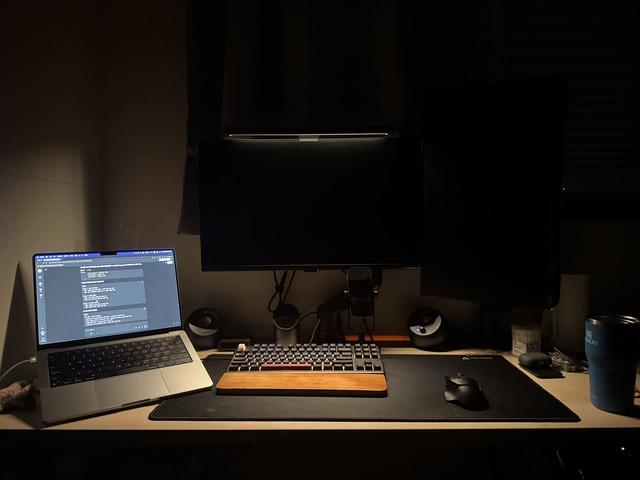
#> input picture images_640x480/he_dark_indoor.jpg, 640 x 480 px, found by its file name
$ python create_he_timelapse.py
#> lines starting #> are read from the running program, lines starting #| are printed output that depends on the picture
#!/usr/bin/env python3
"""Create HE parameter sweep timelapse video"""

import cv2
import numpy as np
import os
from itertools import product
from PIL import Image
import imageio

def create_frame(original, tile_size, clip_limit, frame_idx):
    """Create a single frame with original and CLAHE result side by side"""

    # Apply CLAHE in YUV space
    yuv = cv2.cvtColor(original, cv2.COLOR_BGR2YUV)
    clahe = cv2.createCLAHE(clipLimit=clip_limit, tileGridSize=tile_size)
    yuv[:,:,0] = clahe.apply(yuv[:,:,0])
    result = cv2.cvtColor(yuv, cv2.COLOR_YUV2BGR)

    # Create side-by-side image
    h, w = original.shape[:2]
    combined = np.zeros((h, w*2 + 20, 3), dtype=np.uint8)
    combined[:, :w] = original
    combined[:, w+20:] = result

    # Add separator line
    combined[:, w:w+20] = 255

    # Add text overlay
    text = f"tile={tile_size[0]}x{tile_size[1]} clip={clip_limit:.1f}"
    font = cv2.FONT_HERSHEY_SIMPLEX
    font_scale = 1.5
    thickness = 3

    # Get text size
    text_size = cv2.getTextSize(text, font, font_scale, thickness)[0]

    # Add background rectangle for text
    cv2.rectangle(combined, (10, 10), (text_size[0] + 20, text_size[1] + 30),
                 (0, 0, 0), -1)

    # Add text
    cv2.putText(combined, text, (15, 35), font, font_scale, (255, 255, 255),
               thickness, cv2.LINE_AA)

    # Add labels
    label_font_scale = 1.0
    label_thickness = 2

    # "Original" label
    cv2.rectangle(combined, (10, h-50), (150, h-10), (0, 0, 0), -1)
    cv2.putText(combined, "Original", (20, h-25), font, label_font_scale,
               (255, 255, 255), label_thickness, cv2.LINE_AA)

    # "CLAHE" label
    cv2.rectangle(combined, (w+30, h-50), (w+150, h-10), (0, 0, 0), -1)
    cv2.putText(combined, "CLAHE", (w+40, h-25), font, label_font_scale,
               (255, 255, 255), label_thickness, cv2.LINE_AA)

    return combined

def create_transition_frames(frame1, frame2, num_frames=15):
    """Create smooth transition frames between two frames"""
    frames = []
    for i in range(num_frames):
        alpha = i / (num_frames - 1)
        blended = cv2.addWeighted(frame1, 1-alpha, frame2, alpha, 0)
        frames.append(blended)
    return frames

def main():
    print("Creating HE parameter sweep timelapse...")

    # Load original image
    original = cv2.imread('images/he_dark_indoor.jpg')
#> original is the input picture: shape (480, 640, 3); mean B, G, R 22.8, 27.3, 32.5

    # Parameters to sweep
    tile_sizes = [(8, 8), (16, 16)]
    clip_limits = [2.0, 2.5, 3.0]

    # Create output directory
    os.makedirs('results/video', exist_ok=True)
    os.makedirs('results/video/frames', exist_ok=True)

    # Generate frames
    all_frames = []
    frame_paths = []
    frame_idx = 0

    print("Generating frames...")
    prev_frame = None

    for tile_size, clip_limit in product(tile_sizes, clip_limits):
        print(f"  Creating frame for tile={tile_size}, clip={clip_limit}")

        # Create main frame
        frame = create_frame(original, tile_size, clip_limit, frame_idx)

        # Add transition frames if not first frame
        if prev_frame is not None:
            transition_frames = create_transition_frames(prev_frame, frame)
            for t_frame in transition_frames:
                frame_path = f'results/video/frames/frame_{frame_idx:04d}.png'
                cv2.imwrite(frame_path, t_frame)
                frame_paths.append(frame_path)
                all_frames.append(t_frame)
                frame_idx += 1

        # Hold main frame for 1 second (30 frames at 30fps)
        for _ in range(30):
            frame_path = f'results/video/frames/frame_{frame_idx:04d}.png'
            cv2.imwrite(frame_path, frame)
            frame_paths.append(frame_path)
            all_frames.append(frame)
            frame_idx += 1

        prev_frame = frame
#> this loop made 6 passes
#> pass 1, in create_frame, `result = cv2.cvtColor(yuv, cv2.COLOR_YUV2BGR)`:
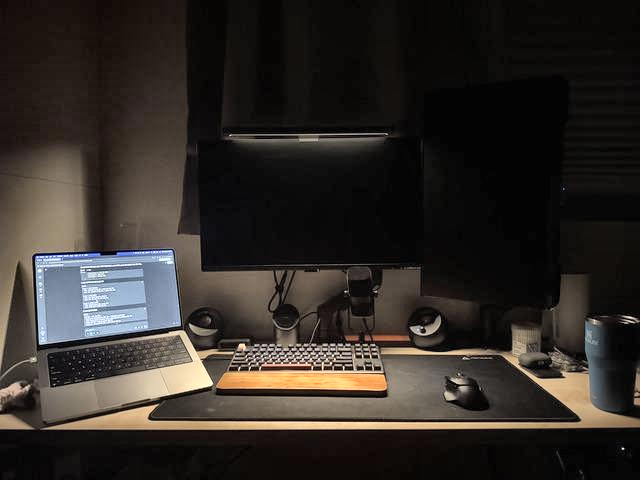
#> result: shape (480, 640, 3); mean B, G, R 39.5, 43.8, 49
#> pass 1, in main, `frame = create_frame(original, tile_size, clip_limit, frame_idx)`:
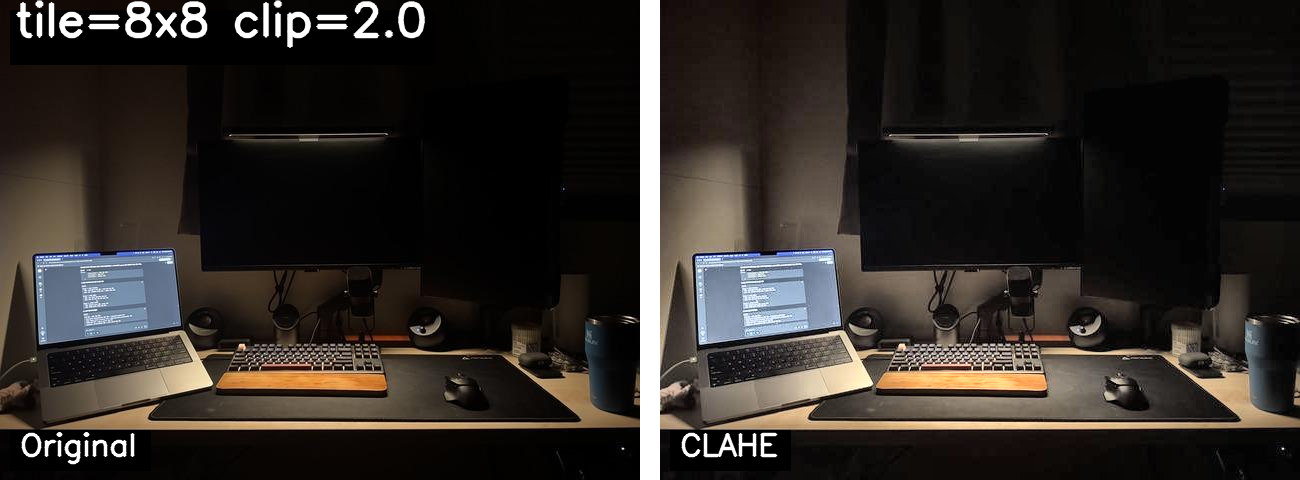
#> frame: shape (480, 1300, 3); mean B, G, R 37.2, 41.4, 46.3
#> after the loop:
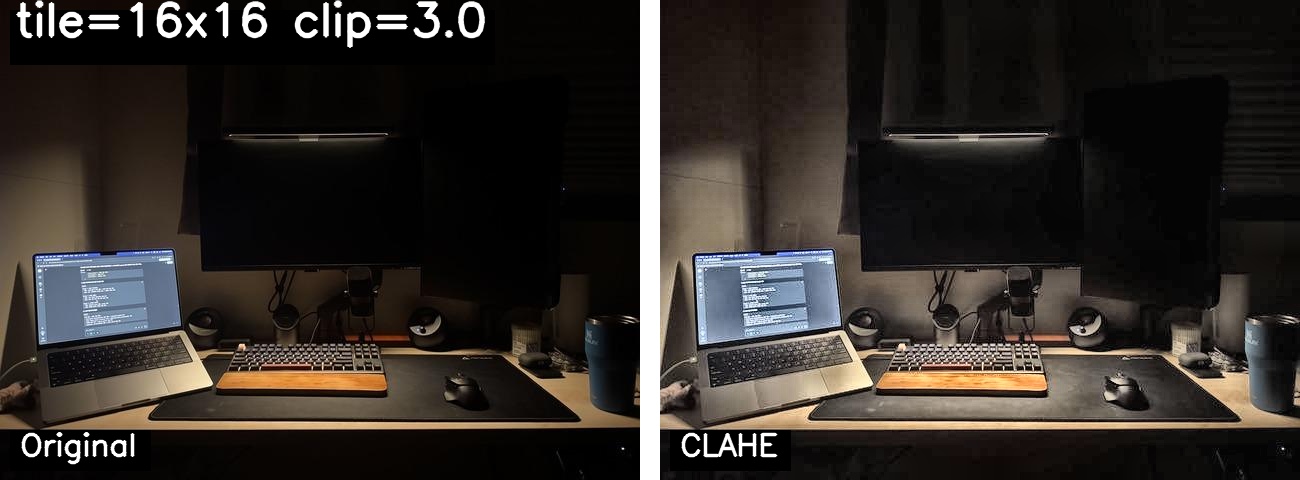
#> prev_frame: shape (480, 1300, 3); mean B, G, R 38.6, 42.8, 47.7
#> after the loop, all_frames = 255 items; frame_idx = 255; frame_paths = 255 items

    print(f"Generated {len(all_frames)} frames")
#| Generated 255 frames

    # Create MP4 video using OpenCV
    print("Creating MP4 video...")
    h, w = all_frames[0].shape[:2]
#> h = 480; w = 1300

    # Define codec and create VideoWriter
    fourcc = cv2.VideoWriter_fourcc(*'mp4v')
#> fourcc = 1983148141
    out = cv2.VideoWriter('results/video/he_sweep.mp4', fourcc, 30.0, (w, h))

    for frame in all_frames:
        out.write(frame)

    out.release()

    # Convert to H.264 using ffmpeg if available
    try:
        import subprocess
        subprocess.run([
            'ffmpeg', '-i', 'results/video/he_sweep.mp4',
            '-c:v', 'libx264', '-preset', 'slow', '-crf', '22',
            '-y', 'results/video/he_sweep_h264.mp4'
        ], check=True, capture_output=True)
#> (this line was passed over: subprocess is not available in this run)

        # Replace with H.264 version
        os.rename('results/video/he_sweep_h264.mp4', 'results/video/he_sweep.mp4')
        print("Converted to H.264 codec")
    except:
        print("Using default codec (H.264 conversion requires ffmpeg)")

    # Create GIF
    print("Creating GIF...")

    # Resize frames for GIF (720px height)
    gif_frames = []
    target_height = 720
    scale = target_height / h
#> scale = 1.5
    new_width = int(w * scale)
#> new_width = 1950

    for frame in all_frames[::2]:  # Use every 2nd frame for smaller GIF
        # Convert BGR to RGB for PIL
        frame_rgb = cv2.cvtColor(frame, cv2.COLOR_BGR2RGB)
        pil_img = Image.fromarray(frame_rgb)
        pil_img = pil_img.resize((new_width, target_height), Image.LANCZOS)
        gif_frames.append(np.array(pil_img))
#> this loop made 128 passes
#> pass 1, in main, `pil_img = pil_img.resize((new_width, target_height), Image.LANCZOS)`:
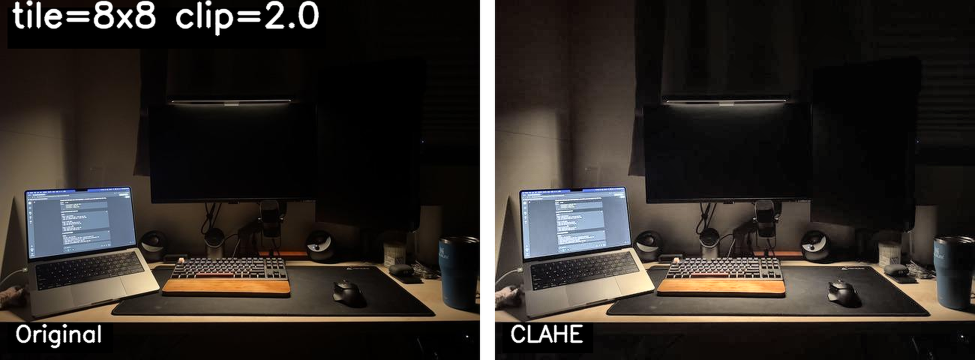
#> pil_img: PIL image 1950x720 RGB (shown at 1/2 size); mean R, G, B 46.3, 41.4, 37.2
#> after the loop, gif_frames = 128 items

    # Save GIF using imageio
    imageio.mimsave('results/video/he_sweep.gif', gif_frames, fps=15, loop=0)

    # Clean up frame files
    print("Cleaning up temporary frames...")
    for frame_path in frame_paths:
        try:
            os.remove(frame_path)
        except:
            pass
#> this loop made 255 passes
#> frame_path on passes 1 to 3: 'results/video/frames/frame_0000.png', 'results/video/frames/frame_0001.png', 'results/video/frames/frame_0002.png'

    try:
        os.rmdir('results/video/frames')
    except:
        pass

    print("Done!")

    # Output JSON
    result = {
        "task": "video_he",
        "artifacts": [
            "results/video/he_sweep.mp4",
            "results/video/he_sweep.gif"
        ]
    }

    import json
    print(json.dumps(result))

if __name__ == '__main__':
    main()
